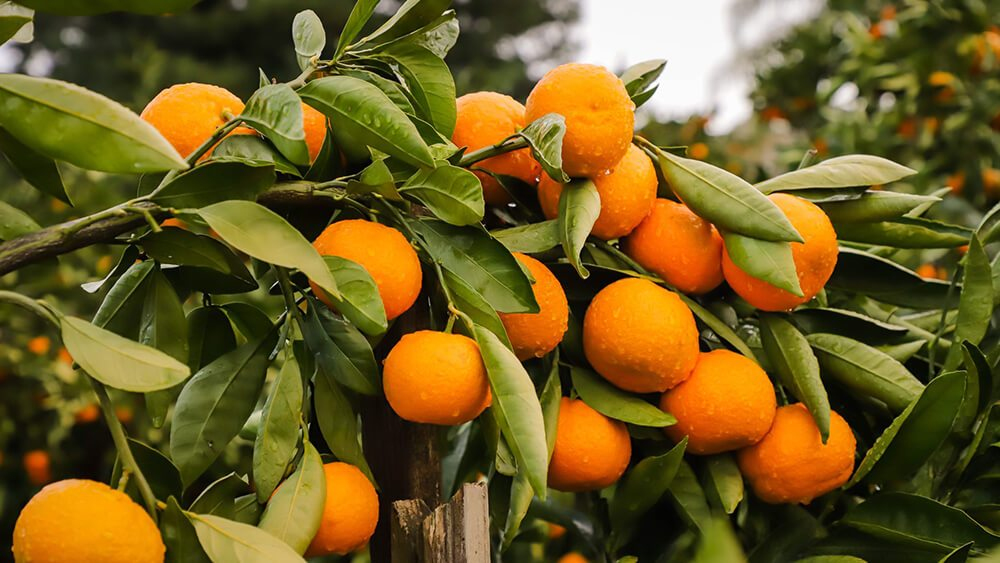
#> input picture Fruit_Thresholding/mandarinas.jpg, 1000 x 563 px
$ jupyter execute fruit_threshold.ipynb   (shell and % lines are left out)
#> lines starting #> are read from the running program, lines starting #| are printed output that depends on the picture; after the words box and inside, x2 and y2 are one past the last pixel; in counts of white or black regions, pixels touching at a corner belong together
<a href="https://colab.research.google.com/github/josefernandezest98/training/blob/main/Fruit_Thresholding/fruit_threshold.ipynb" target="_parent"></a>

# Fruit Thresholding for Image Segmentation: transforming tangerines into lemons

The demand for intelligent agriculture is increasing due to the continuous impact of world
food and environmental crises. In particular, fruit detection and segmentation is the main challenge to deal with nowadays. The article referenced in [[1]](https://doi.org/10.1007/s11119-023-10009-9) summarizes the computer vision's difficulties in fruit environments. It is highly recommendable to take a look at the reference before running this notebook, although they both are independent and there is no real need for a perfect understanding of this cells.

**Generating Synthetic Data**

One difficulty in the precision agriculture field is the variability of conditions depending on the environment. Achieving generalist neural networks under any circumstances requires huge datasets under different conditions, but it is not always feasible to have access to this. Let's imagine a particular problem: we have a detection and segmentation model of green grapes, which we want to infer on black grapes. However, there are no datasets available for black grapes. In this case, due to the characteristic structure of the bunch, we can treat the images, perhaps transforming them to grayscale, and the model would be able to generalize.

Nevertheless, we do not always have the characteristic bunch of grapes structure. On the contrary, the fruit generally has a compact structure that is easily confused in the environment of a tree. After testing with different models, we observed that grayscale training did not provide sufficient precision or recall to put the models into production, therefore this way is completely discarded.

Let's imagine another more complex example: we have a tangerine detection model, in this particular case a FASTER-RCNN that takes special advantage of the color characteristic to overfit the dataset. We want to retrain the model for the case of lemons, with a very similar structure but yellow color, and without any previous dataset or resources to allocate to marking. The proposed solution consists of using the FASTER-RCNN bounding boxes, identifying the fruit mask, and changing the color in the HSV space.

**HSV space**

HSL (for hue, saturation, lightness) and HSV (for hue, saturation, value; also known as HSB, for hue, saturation, brightness) are alternative representations of the RGB color model, designed in the 1970s by computer graphics researchers. In these models, colors of each hue are arranged in a radial slice, around a central axis of neutral colors which ranges from black at the bottom to white at the top.

* Hue: in HSV, hue represents color. In this model, hue is an angle from 0 degrees to 360 degrees.

* Saturation: saturation indicates the range of grey in the color space. It ranges from 0 to 100%. Sometimes the value is calculated from 0 to 1. When the value is ‘0,’ the color is grey and when the value is ‘1,’ the color is a primary color. A faded color is due to a lower saturation level, which means the color contains more grey.

* Value: value is the brightness of the color and varies with color saturation. It ranges from 0 to 100%. When the value is ‘0’ the color space will be totally black. With the increase in the value, the color space brightness up and shows various colors.

## Transforming tangerines into lemons

Let´s solve the proposed problem. Imagine that we have a dataset trained with tangerines, which we want to transform into lemons. The output of the FASTER-RCNN detects the fruit with considerable precision and recall, and the output is a text file with the bounding boxes in kitti format. Let´s take a look to our data.

[cell 1]
# Libraries
import os
import cv2
import pandas as pd
import numpy as np
import matplotlib.pyplot as plt

[cell 2]
# function: plots an image with MatPlotLib
def show_img(image):
    if len(image.shape)==3:
        img2 = image[:,:,::-1]
        plt.imshow(img2)
        plt.show()
    else:
        img2 = image
        plt.imshow(img2,cmap='gray')
        plt.show()

[cell 3]
# Download images and labels

[cell 4]
fichero = 'labels_kitti.txt'
df_labels = pd.DataFrame()

# Save the bounding boxes on a DataFrame
with open(fichero) as X:

#> (reads Fruit_Thresholding/labels_kitti.txt from the repository)
        for line in X:

            linea = line.split(" ")
            x_min = float(linea[4])
            y_min = float(linea[5])
            x_max = float(linea[6])
            y_max = float(linea[7])
            prob = float(linea[-1][:-1])
            inner = pd.DataFrame({'x_min': [x_min], 'y_min': [y_min], 'x_max': [x_max],
                                  'y_max': [y_max]})

            df_labels = pd.concat([df_labels,inner],ignore_index=True)

[cell 5]
image_cv = cv2.imread('mandarinas.jpg')
#> image_cv is the input picture: shape (563, 1000, 3); mean B, G, R 34.3, 91.9, 111.5

# Draw the bounding boxes over fruit contours
for _, r in df_labels.iterrows():

        x_min = round(r['x_min'])
        x_max = round(r['x_max'])
        y_min = round(r['y_min'])
        y_max = round(r['y_max'])
        image_cv = cv2.rectangle(image_cv,(int(x_min),int(y_min)), \
                                 (int(x_max),int(y_max)),(100,20,20), \
                                 thickness=1)
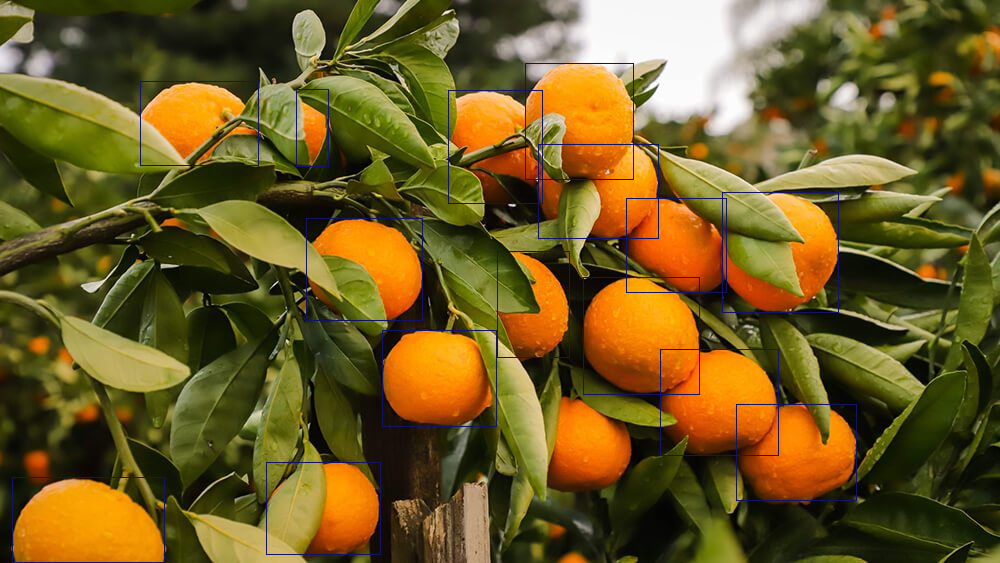
#> image_cv: shape (563, 1000, 3); mean B, G, R 35.2, 91.3, 110.6

show_img(image_cv)

**Algorithm**

1. We cut the bounding box to the FASTER-RCNN output, where we know we have an tangerine label.
2. Transform the image from the RGB/BGR space to the HSV space.
3. Let´s apply the *cv2.threshold()* algorithm with *THRESH_BINARY* technique. With *cv2.threshold(source, thresholdValue, maxVal, thresholdingTechnique)* we are able to get a mask of ones and zeros:

$$dst\left(x,y\right) = \begin{cases} maxval & & if \hspace{2mm} src\left(x,y\right)>thresh,  \\ 0 & & otherwise. \end{cases}$$

4. Change the hue from the orange range to yellow range (or the color we want to set) where the mask.

5. Transform the image to RGB/BGR space again.

[cell 6]
for _, r in df_labels.iterrows():

        x_min = round(r['x_min'])
        x_max = round(r['x_max'])
        y_min = round(r['y_min'])
        y_max = round(r['y_max'])

        # 1. Cut the image to the bounding box
        bbox = image_cv[y_min:y_max,x_min:x_max]

        # 2. Transform from BGR to HSV
        hsv_bbox = cv2.cvtColor(bbox, cv2.COLOR_BGR2HSV)

        # 3. Threshold algorithm
        ret, mask = cv2.threshold(bbox[:, :,2], 65, 255, cv2.THRESH_BINARY)
        imask = mask > 0

        # 4. Orange to yellow where the mask
        indices = np.where(imask==1)
        bbox[indices[0], indices[1], :] = [0, 234, 255]

        hsv_bbox_new = cv2.cvtColor(bbox, cv2.COLOR_BGR2HSV)
        hsv_bbox[indices[0], indices[1], 0] = np.array(hsv_bbox_new[indices[0], indices[1], 0])

        # 5. Transform from HSV to RGB/BGR again
        bbox_new = cv2.cvtColor(hsv_bbox, cv2.COLOR_HSV2BGR)
        image_cv[y_min:y_max,x_min:x_max] = bbox_new
#> this loop made 15 passes
#> indices on passes 1 to 12: 8563 positions, rows 1 to 83, columns 1 to 117, 1915 positions, rows 1 to 76, columns 1 to 31, 11824 positions, rows 1 to 115, columns 1 to 107, 8454 positions, rows 1 to 112, columns 1 to 93, 9835 positions, rows 1 to 101, columns 1 to 115, 9655 positions, rows 1 to 91, columns 1 to 113, 10896 positions, rows 1 to 84, columns 1 to 151, 9526 positions, rows 1 to 95, columns 1 to 113, 5587 positions, rows 1 to 105, columns 1 to 71, 11747 positions, rows 1 to 116, columns 1 to 115, 10809 positions, rows 1 to 105, columns 1 to 117, 9847 positions, rows 1 to 95, columns 1 to 119
#> pass 1, `ret, mask = cv2.threshold(bbox[:, :,2], 65, 255, cv2.THRESH_BINARY)`:
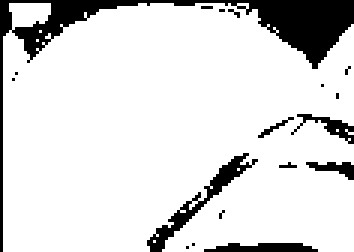
#> mask: shape (84, 118) (shown 3 times larger); 86.4% white; 18 black regions (13 under 20 px), largest, box (x1, y1, x2, y2) and area: (0, 0, 118, 84) 904, (49, 51, 86, 84) 193, (68, 81, 106, 84) 89, (97, 38, 118, 48) 66, (102, 54, 118, 60) 48
#> after the loop:
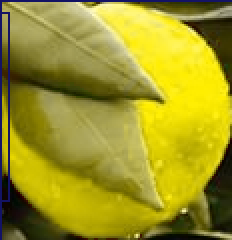
#> bbox: shape (120, 116, 3) (shown 2 times larger); mean B, G, R 37.1, 150.1, 158.6
#> after the loop: hsv_bbox: shape (120, 116, 3); mean H, S, V 30.6, 198.5, 160.9
#> after the loop:
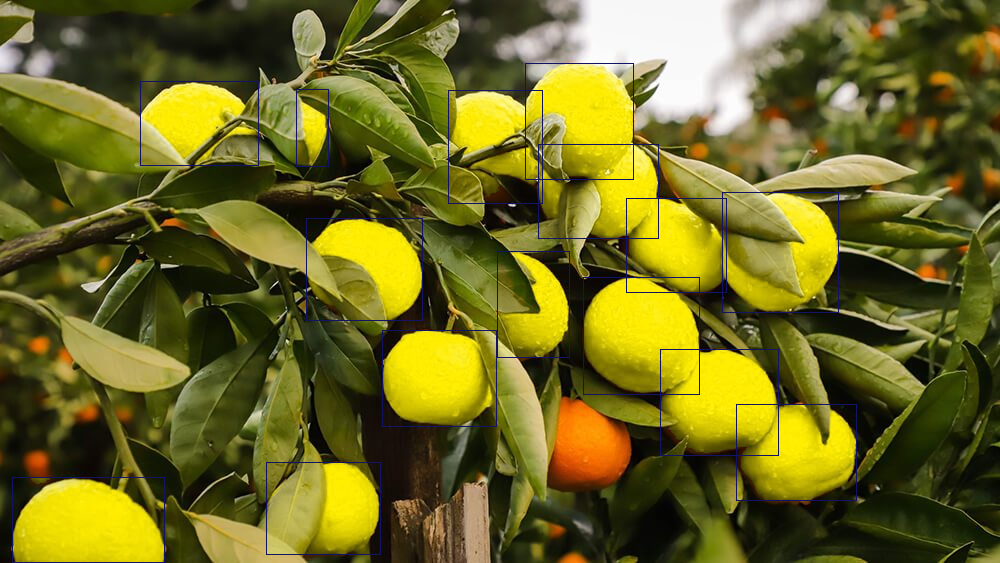
#> image_cv: shape (563, 1000, 3); mean B, G, R 35, 106.3, 110.7

show_img(image_cv)

## Turning on traffic lights

We have seen a very practical use case related to precision agriculture. However, we can apply it to any case in image detection. For example, we can use it to manipulate the image color of traffic lights.

[cell 7]
# Download images and labels

[cell 8]
fichero = 'labels_semaforo_kitti.txt'
df_labels = pd.DataFrame()

# Save the bounding boxes on a DataFrame
with open(fichero) as X:

#> (reads Fruit_Thresholding/labels_semaforo_kitti.txt from the repository)
        for line in X:

            linea = line.split(" ")
            x_min = float(linea[4])
            y_min = float(linea[5])
            x_max = float(linea[6])
            y_max = float(linea[7])
            prob = float(linea[-1][:-1])
            inner = pd.DataFrame({'x_min': [x_min], 'y_min': [y_min], 'x_max': [x_max],
                                  'y_max': [y_max]})

            df_labels = pd.concat([df_labels,inner],ignore_index=True)

[cell 9]
image_cv = cv2.imread('semaforo.jpg')
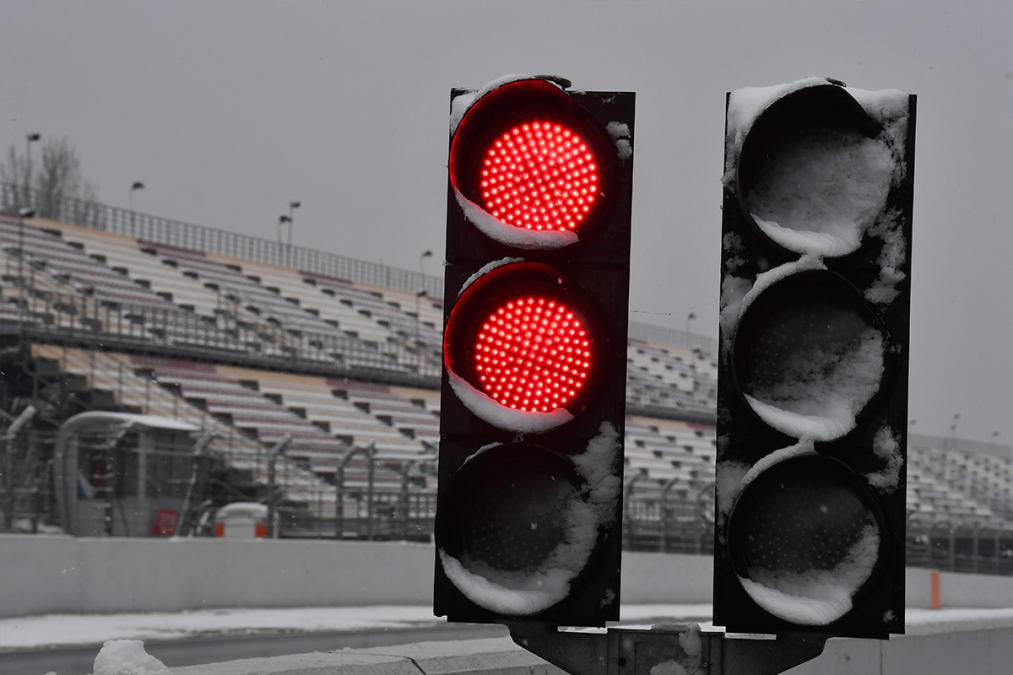
#> input picture Fruit_Thresholding/semaforo.jpg, 1013 x 675 px
#> image_cv is the input picture: shape (675, 1013, 3); mean B, G, R 102.2, 99.4, 107.8

# Draw the bounding boxes over fruit contours
for _, r in df_labels.iterrows():

        x_min = round(r['x_min'])
        x_max = round(r['x_max'])
        y_min = round(r['y_min'])
        y_max = round(r['y_max'])
        image_cv = cv2.rectangle(image_cv,(int(x_min),int(y_min)), \
                                 (int(x_max),int(y_max)),(100,20,20), \
                                 thickness=1)
#> this loop made 2 passes
#> pass 1, `image_cv = cv2.rectangle(image_cv,(int(x_min),int(y_min)), \ (int(x_ma..`:
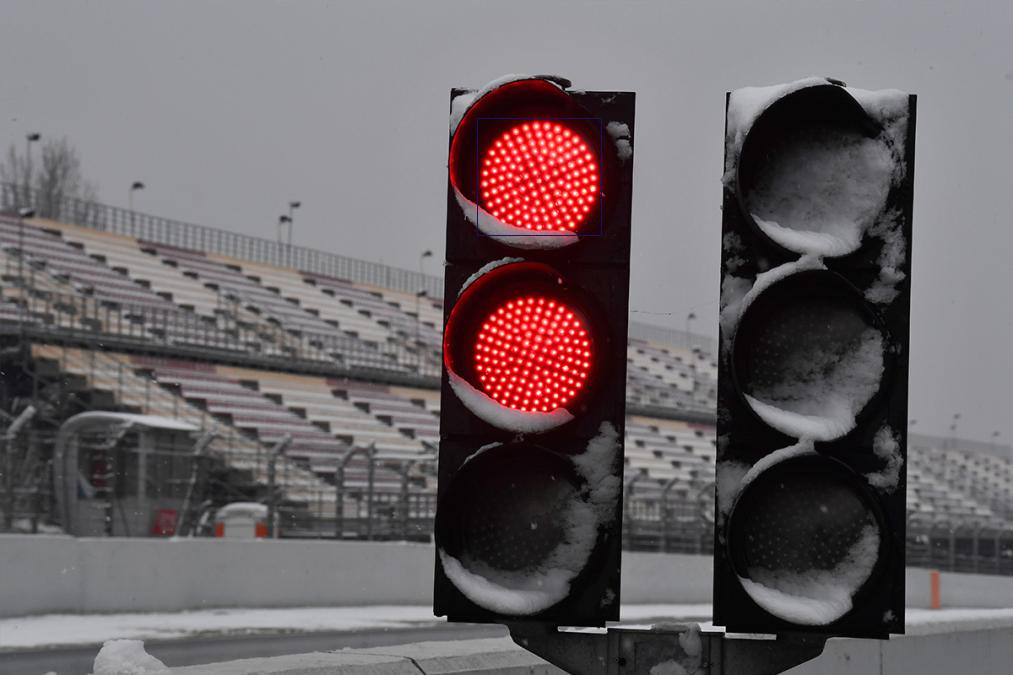
#> image_cv: shape (675, 1013, 3); 0.07% of pixels changed, all inside (x1, y1, x2, y2) = (477, 118, 602, 236)

show_img(image_cv)

[cell 10]
for _, r in df_labels.iterrows():

        x_min = round(r['x_min'])
        x_max = round(r['x_max'])
        y_min = round(r['y_min'])
        y_max = round(r['y_max'])

        # 1. Cut the image to the bounding box
        bbox = image_cv[y_min:y_max,x_min:x_max]
        hsv_bbox = cv2.cvtColor(bbox, cv2.COLOR_BGR2HSV)

        # 2. Transform from BGR to HSV
        ret, mask = cv2.threshold(bbox[:, :,2], 65, 255, cv2.THRESH_BINARY)
        imask = mask > 0

        # 3. Threshold algorithm
        indices = np.where(imask==1)
        bbox[indices[0], indices[1], :] = [0, 204, 0]

        # 4. Red to green where the mask
        hsv_bbox_new = cv2.cvtColor(bbox, cv2.COLOR_BGR2HSV)
        hsv_bbox[indices[0], indices[1], 0] = np.array(hsv_bbox_new[indices[0], indices[1], 0])

        # 5. Transform from HSV to RGB/BGR again
        bbox_new = cv2.cvtColor(hsv_bbox, cv2.COLOR_HSV2BGR)
        image_cv[y_min:y_max,x_min:x_max] = bbox_new
#> this loop made 2 passes
#> indices on passes 1 to 2: 12426 positions, rows 1 to 116, columns 1 to 123, 12662 positions, rows 1 to 119, columns 1 to 121
#> pass 1, `bbox = image_cv[y_min:y_max,x_min:x_max]`:
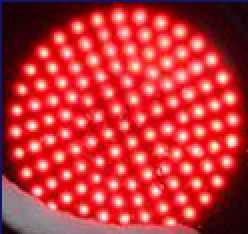
#> bbox: shape (117, 124, 3) (shown 2 times larger); mean B, G, R 56, 52, 191.9
#> pass 1, `ret, mask = cv2.threshold(bbox[:, :,2], 65, 255, cv2.THRESH_BINARY)`:
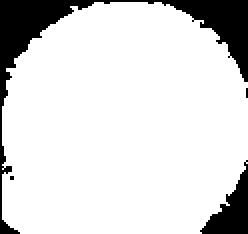
#> mask: shape (117, 124) (shown 2 times larger); 85.6% white; 4 black regions (2 under 20 px), largest, box (x1, y1, x2, y2) and area: (0, 0, 124, 117) 1677, (100, 80, 124, 117) 396
#> after the loop:
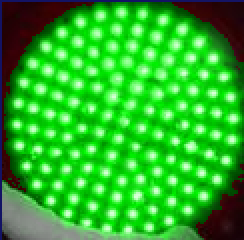
#> bbox: shape (120, 122, 3) (shown 2 times larger); mean B, G, R 42.1, 178.2, 45.4
#> after the loop: hsv_bbox: shape (120, 122, 3); mean H, S, V 71, 205.1, 184.5
#> after the loop:
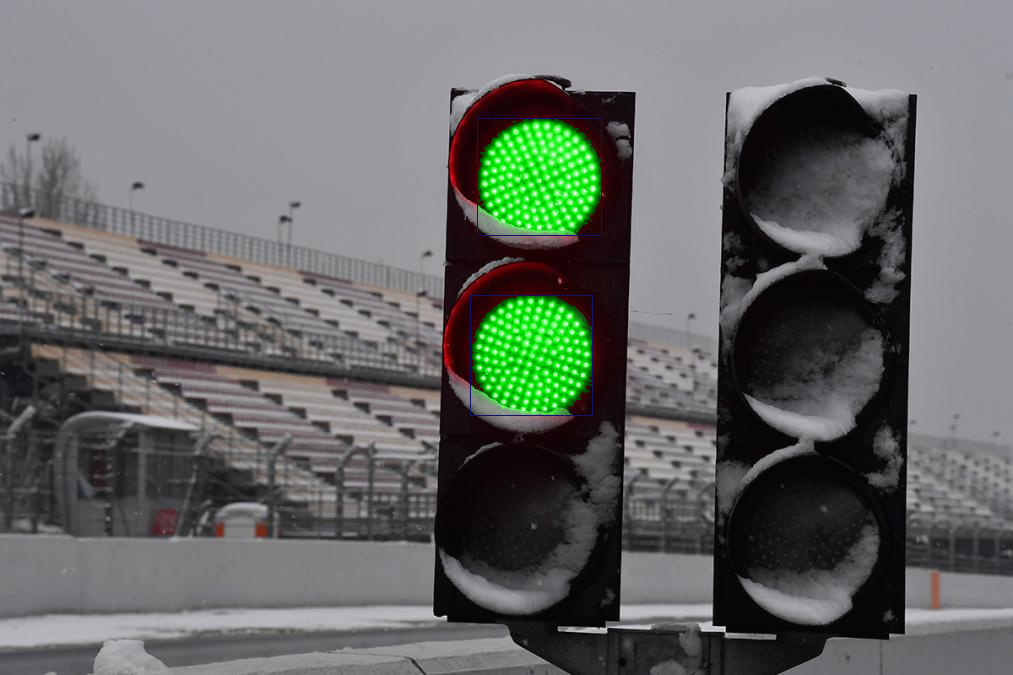
#> image_cv: shape (675, 1013, 3); mean B, G, R 102.1, 105.2, 101.8

show_img(image_cv)
